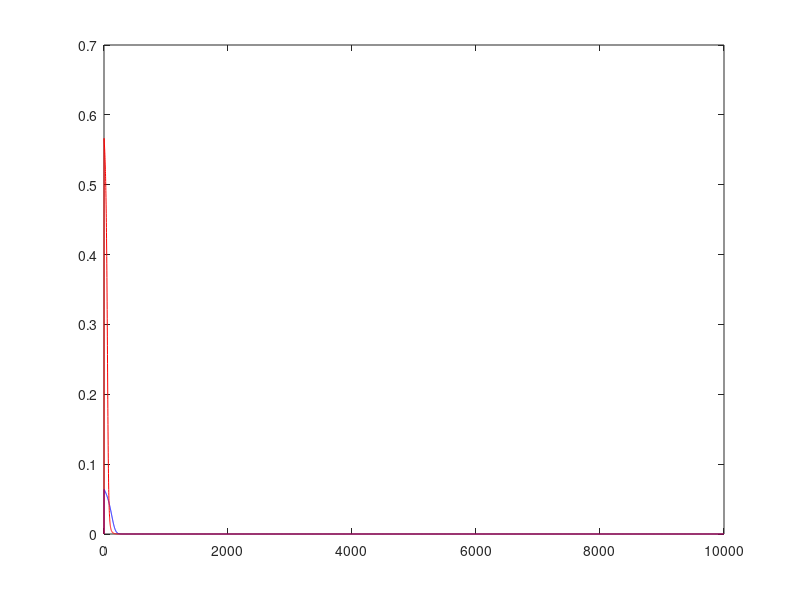

Here is the MATLAB script that generated this plot:
%%%%%%%%%%%%%%%%%%%%%%%%%%%%%%%%%%%%%%%%%%%%%%%%%%%%%%%%%%%%%%%%
% Name: Nathaniel Groendyk
% Date:  30 July 2018
%Purpose: See if I got the Math right on my Neural Network.

clear; close;

%Set up inputs. Reps out function
A = 1;
B = 5;
C = 10;

F_out = 0.7;
G_out = 0.2;

N=.1; % Learning rate

%Initial Conditions
W_init = 3;
WL1_init = 1;

Wad = W_init;
Wae = W_init;

Wbd = W_init;
Wbe = W_init;

Wcd = W_init;
Wce = W_init;

Wdf = WL1_init;
Wdg = WL1_init;
Wef = WL1_init;
Weg = WL1_init;

D_bias = W_init;
E_bias = W_init;
F_bias = WL1_init;
G_bias = WL1_init;

D_sum = 0;
E_sum = 0;
F_sum = 0;
G_sum = 0;

D_error = 0;
E_error = 0;
F_error = 0;
G_error = 0;

    F_cost = [ 0 ];
    G_cost = [ 0 ];
    T_out = [ 0 ];
    
     WadOut = [0];

%Number of learning iterations
for i = 1:10000

  %Calc forward Pass
      %Layer 1
      D_sum = (A * Wad) + (B * Wbd) + (C * Wcd) + D_bias;
      D_axon = 1 / (1+exp(-1*D_sum));
      E_sum = (A * Wae) + (B * Wbe) + (C * Wce) + E_bias;
      E_axon = 1/(1+exp(-1*E_sum));
      
      %Layer 2
      F_sum = (D_axon * Wdf) + (E_axon * Wef) + F_bias;
      F_axon = 1/(1+exp(-1*F_sum));
      G_sum = (D_axon*Wdg)+ (E_axon*Weg) + G_bias;
      G_axon = 1/(1+exp(-1*G_sum));   
      
      %Do Learning Cycle. Start with Layer 2. (BP1)
      F_error = -2* (F_out - F_axon)*( exp(-1*F_sum)/((1+exp(-1*F_sum))^2));
      G_error = -2* (G_out - G_axon)*( exp(-1*G_sum)/((1+exp(-1*G_sum))^2));

      %Do learning Cycle, Layer 1: (BP2)
      D_error = ((F_error * Wdf) + (G_error * Wdg)) * ( exp(-1*D_sum)/((1+exp(-1*D_sum))^2));
      E_error = ((E_error * Wef) + (E_error * Weg)) * ( exp(-1*E_sum)/((1+exp(-1*E_sum))^2));
      
      %Do Weight and Bias update.
      %First Biases (BP3)
      F_bias = F_bias - N*F_error;
      G_bias = G_bias - N*G_error;
      D_bias = D_bias - N*D_error;
      E_bias = E_bias - N*E_error;
      
      %Now the weights (BP4)
     Wad = Wad - N*(A*D_error);
     Wbd = Wbd - N * (B*D_error);
     Wcd = Wcd - N * (C*D_error);
     
     Wae = Wae - N*(A*E_error);
     Wbe = Wbe - N*(B*E_error);
     Wce = Wce - N*(C*E_error);
     
     Wdf = Wdf - N*(D_axon*F_error);
     Wef = Wef - N*(E_axon*F_error);
    
     Wdg = Wdg - N*(D_axon*G_error);
     Weg = Weg - N*(E_axon*G_error);
    
    F_cost = [F_cost (F_out-F_axon)^2];
    G_cost = [G_cost (G_out-G_axon)^2];
    T_out = [T_out i];
    
    WadOut = [ WadOut (-N*A*D_error)];
endfor

plot(T_out, F_cost, 'b', T_out, G_cost,'r' );
%plot(T_out, WadOut);
